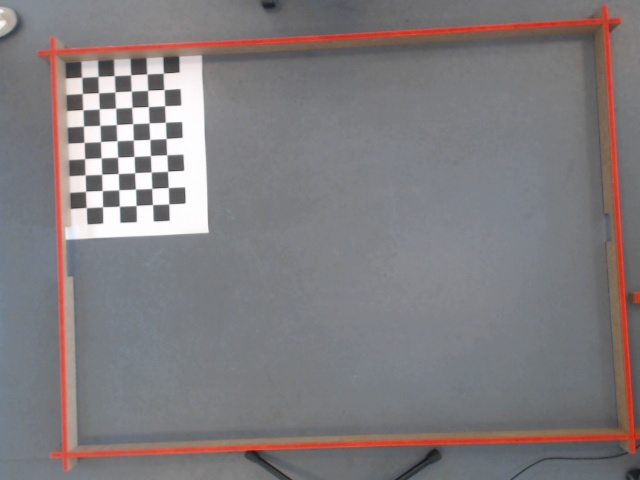
#> input picture images/calib0.jpg, 640 x 480 px
$ python -i CourseDetection.py   (imports and definitions only)
#> lines starting #> are read from the running program, lines starting #| are printed output that depends on the picture; after the words box and inside, x2 and y2 are one past the last pixel; in counts of white or black regions, pixels touching at a corner belong together
#> further down, picture is the input picture: shape (480, 640, 3); mean B, G, R 126.6, 124.3, 128.6
import cv2 as cv
import numpy as np
import Globals as G


def get_masks_from_frame(frame):

    # Define color ranges
    red_lower_1 = np.array([0, 126, 133], dtype="uint8")
    red_upper_1 = np.array([6, 255, 255], dtype="uint8")

    red_lower_2 = np.array([169, 168, 187], dtype="uint8")
    red_upper_2 = np.array([179, 255, 255], dtype="uint8")

    orange_lower = np.array([10, 102, 203], dtype="uint8")
    orange_upper = np.array([36, 255, 255], dtype="uint8")

    white_lower = np.array([0, 0, 200], dtype="uint8")
    white_upper = np.array([179, 35, 255], dtype="uint8")

    blur_frame = cv.GaussianBlur(frame, (3, 3), 0)  # Add blur
    hsv_frame = cv.cvtColor(blur_frame, cv.COLOR_BGR2HSV)  # Convert from RGB to HSV
#> hsv_frame: shape (480, 640, 3); mean H, S, V 93.3, 23.1, 134.2

    # Create masks for red, orange and white
    mask_red_1 = cv.inRange(hsv_frame, red_lower_1, red_upper_1)
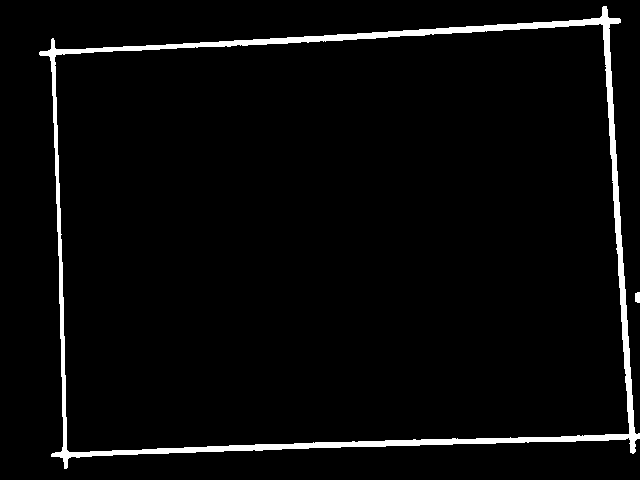
#> mask_red_1: shape (480, 640); 3.6% white; 2 white regions, box (x1, y1, x2, y2) and area: (39, 6, 640, 469) 10893, (635, 292, 640, 303) 51
    mask_red_2 = cv.inRange(hsv_frame, red_lower_2, red_upper_2)
#> mask_red_2: shape (480, 640); every value is 0
    mask_red = cv.bitwise_or(mask_red_1, mask_red_2)
    mask_orange = cv.inRange(hsv_frame, orange_lower, orange_upper)
    mask_white = cv.inRange(hsv_frame, white_lower, white_upper)
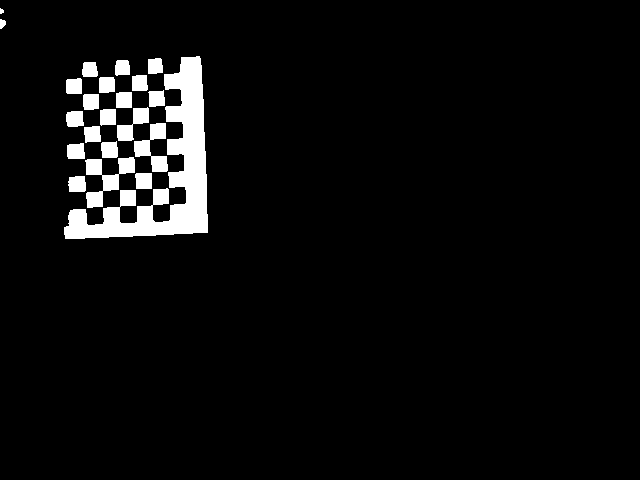
#> mask_white: shape (480, 640); 4.7% white; 22 white regions (1 under 20 px), largest, box (x1, y1, x2, y2) and area: (64, 56, 208, 239) 8128, (85, 157, 135, 208) 1027, (134, 123, 168, 172) 763

    # Apply dilation
    obstacle_kernel = np.ones((45, 45), np.uint8)
    ball_kernel = np.ones((3, 3), np.uint8)
    mask_white = cv.dilate(mask_white, ball_kernel)
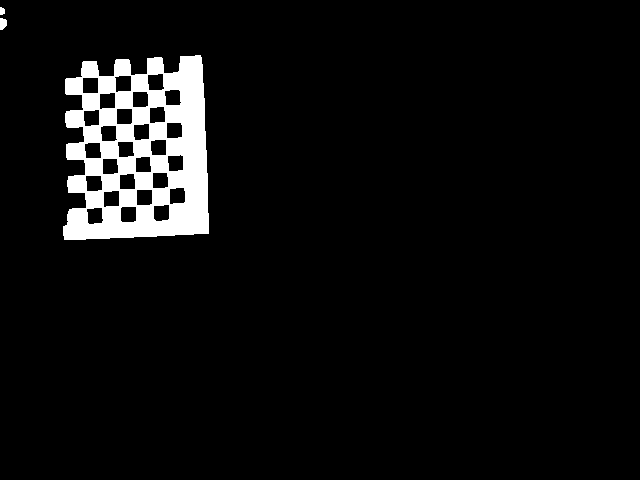
#> mask_white: shape (480, 640); 5.6% white; 3 white regions, box (x1, y1, x2, y2) and area: (63, 55, 209, 240) 17040, (0, 18, 7, 30) 69, (0, 7, 5, 15) 34
    mask_orange = cv.dilate(mask_orange, ball_kernel)
    mask_red = cv.dilate(mask_red, obstacle_kernel)
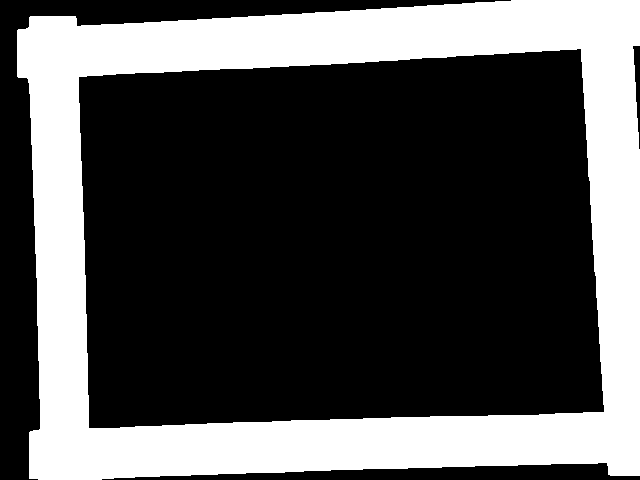
#> mask_red: shape (480, 640); 32.1% white; 1 white region, box (x1, y1, x2, y2) and area: (17, 0, 640, 480) 98581
    mask_ball = cv.bitwise_or(mask_orange, mask_white)
    cv.imwrite('border.jpg', mask_red)

    masks = {
        'red': mask_red,
        'balls': mask_ball,
    }

    return masks


def find_clusters(mask):
    amount, labels, stats, _ = cv.connectedComponentsWithStats(mask, connectivity=4)
    clusters = {
        'amount': amount - 1,  # Subtract 1 to exclude the background
        #  'labels': labels[1:], # Returns an array of the labels of the clusters, but we don't need it for now
        'stats': stats[1:]  # Information about each cluster. Used to find the center of each cluster
    }
    return clusters


# Returns a list of centers for each cluster
def find_clusters_center(stats):
    centers = []
    for stat in stats:
        # Calculate the center of the blob
        x = stat[cv.CC_STAT_LEFT] + stat[cv.CC_STAT_WIDTH] // 2
        y = stat[cv.CC_STAT_TOP] + stat[cv.CC_STAT_HEIGHT] // 2
        centers.append((x, y))
    return centers


def get_grid(masks):
    G.BALLS = find_clusters_center(find_clusters(masks['balls'])['stats'])
    coordinates = np.argwhere(masks['red'] != 0)
    grid = np.zeros_like(masks['red'])
    for center in G.BALLS:
        grid[center[1], center[0]] = 2
    grid[coordinates[:, 0], coordinates[:, 1]] = 1
    return grid

>>> import cv2
>>> picture = cv2.imread('../../../images/calib0.jpg')
>>> result = get_masks_from_frame(picture)
#> result = 2 items

$ run again, on images/calib1.jpg
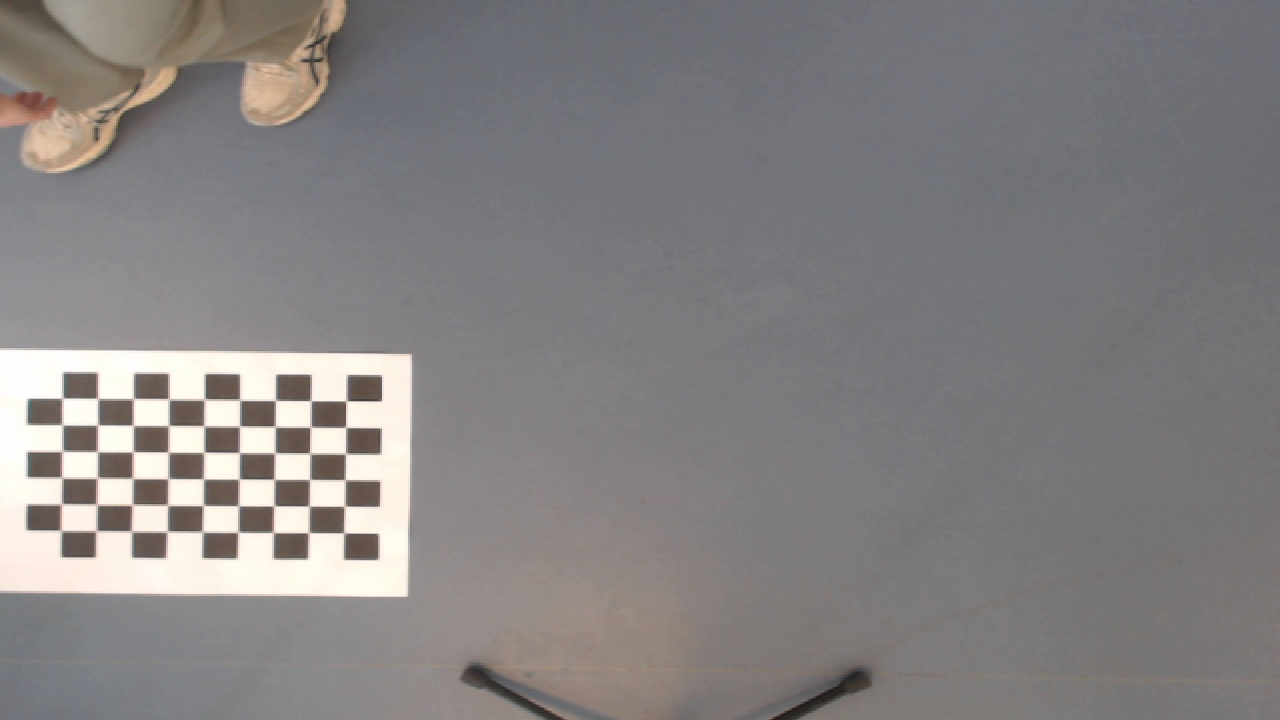
#> input picture images/calib1.jpg, 1280 x 720 px
#> picture is the input picture: shape (720, 1280, 3); mean B, G, R 129.8, 129.7, 132.5
#> hsv_frame: shape (720, 1280, 3); mean H, S, V 80.3, 13.9, 134.9
#> mask_red_1: shape (720, 1280); every value is 0
#> in get_masks_from_frame, `mask_white = cv.inRange(hsv_frame, white_lower, white_upper)`:
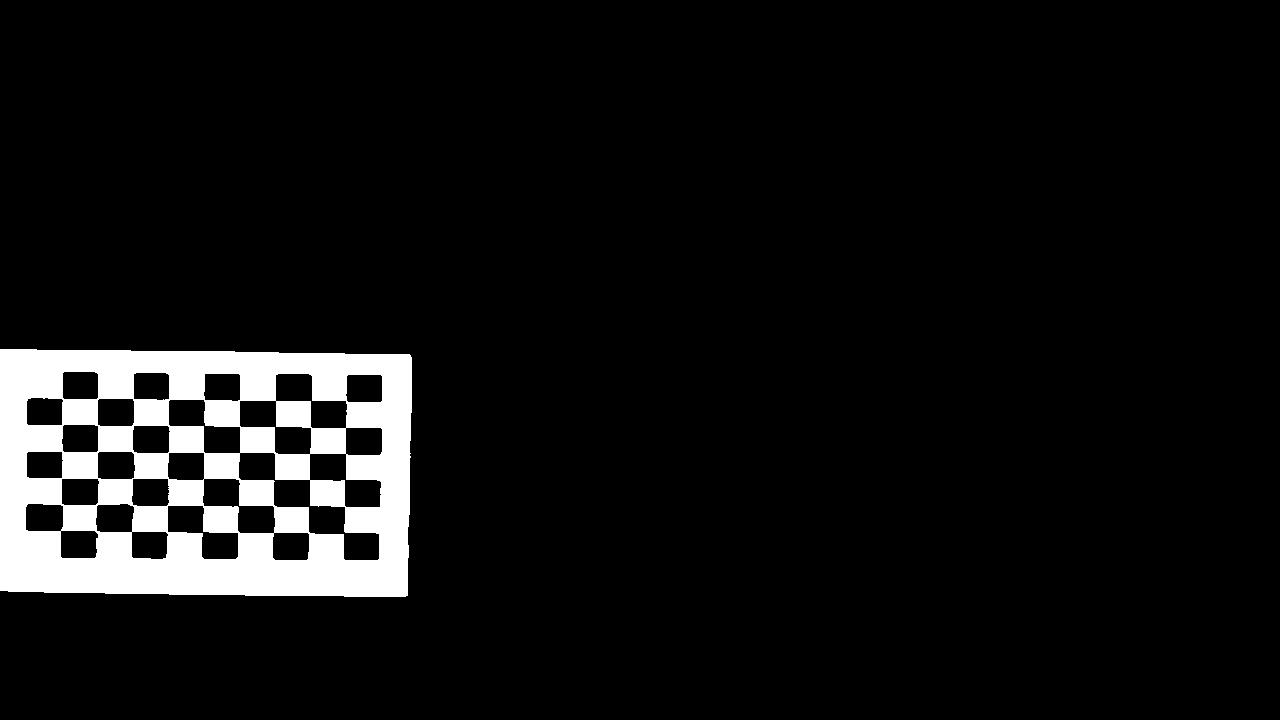
#> mask_white: shape (720, 1280); 7.2% white; 1 white region, box (x1, y1, x2, y2) and area: (0, 349, 412, 597) 66602
#> in get_masks_from_frame, `mask_white = cv.dilate(mask_white, ball_kernel)`:
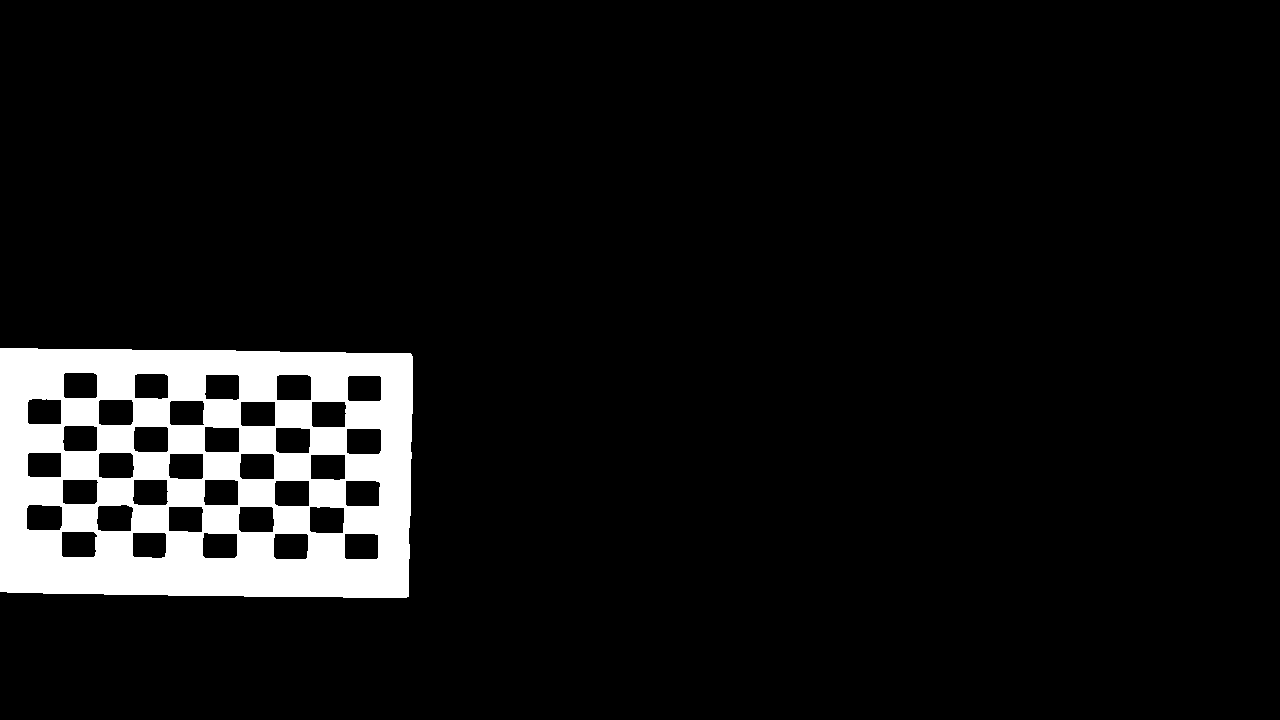
#> mask_white: shape (720, 1280); 7.8% white; 1 white region, box (x1, y1, x2, y2) and area: (0, 348, 413, 598) 71987
#> result = 2 items

$ run again, on images/calib10.jpg
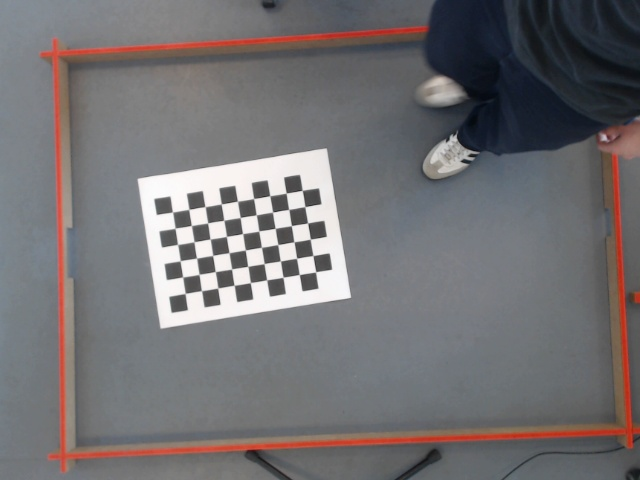
#> input picture images/calib10.jpg, 640 x 480 px
#> picture is the input picture: shape (480, 640, 3); mean B, G, R 114.6, 112.6, 115.2
#> hsv_frame: shape (480, 640, 3); mean H, S, V 82.4, 29.9, 121.4
#> in get_masks_from_frame, `mask_red_1 = cv.inRange(hsv_frame, red_lower_1, red_upper_1)`:
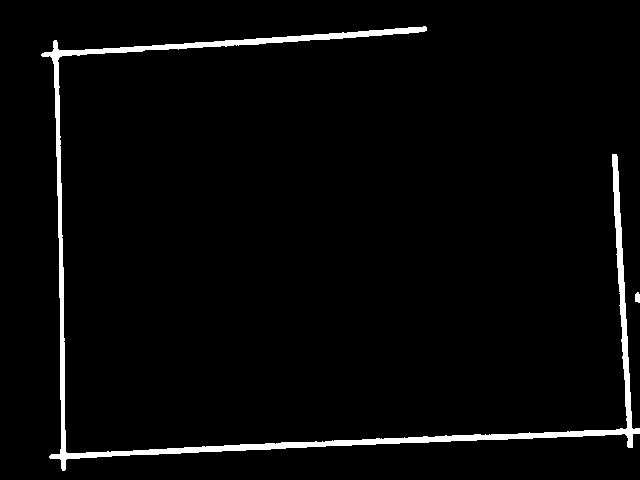
#> mask_red_1: shape (480, 640); 3% white; 2 white regions, box (x1, y1, x2, y2) and area: (41, 26, 640, 471) 9131, (635, 292, 640, 303) 47
#> mask_red_2: shape (480, 640); every value is 0
#> in get_masks_from_frame, `mask_red = cv.dilate(mask_red, obstacle_kernel)`:
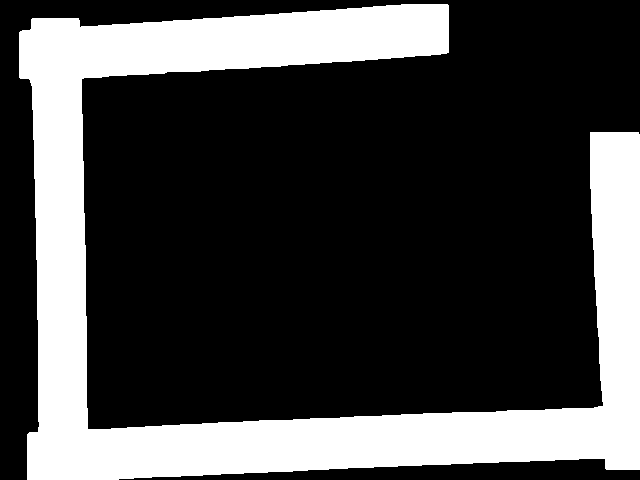
#> mask_red: shape (480, 640); 27.6% white; 1 white region, box (x1, y1, x2, y2) and area: (19, 4, 640, 480) 84672
#> result = 2 items

$ run again, on images/calib11.jpg
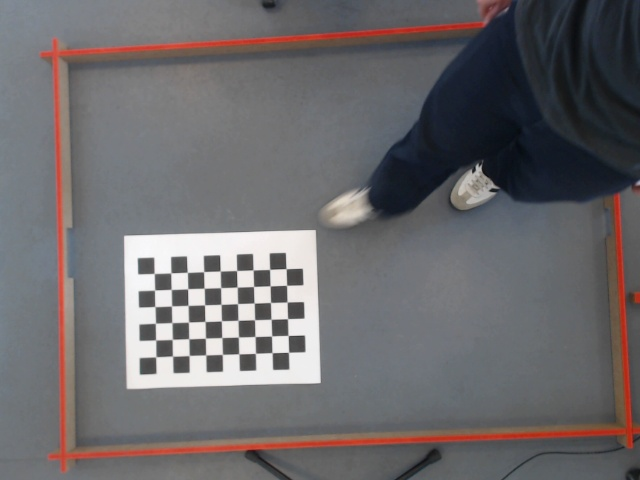
#> input picture images/calib11.jpg, 640 x 480 px
#> picture is the input picture: shape (480, 640, 3); mean B, G, R 107.5, 105.2, 107.9
#> hsv_frame: shape (480, 640, 3); mean H, S, V 84.1, 32.4, 114
#> in get_masks_from_frame, `mask_red_1 = cv.inRange(hsv_frame, red_lower_1, red_upper_1)`:
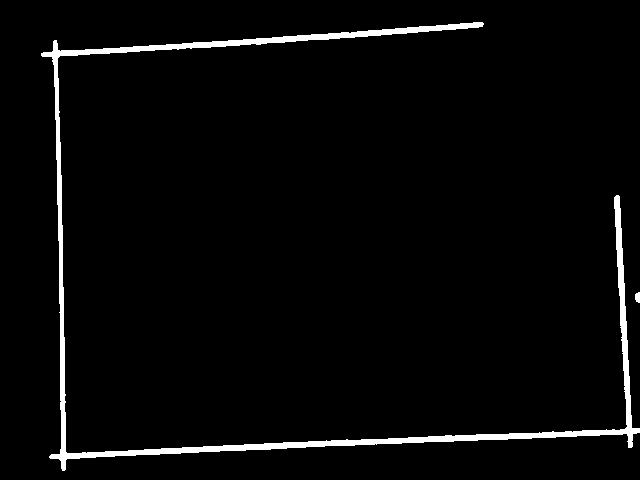
#> mask_red_1: shape (480, 640); 3% white; 2 white regions, box (x1, y1, x2, y2) and area: (41, 22, 640, 471) 9315, (635, 292, 640, 303) 46
#> mask_red_2: shape (480, 640); every value is 0
#> in get_masks_from_frame, `mask_red = cv.dilate(mask_red, obstacle_kernel)`:
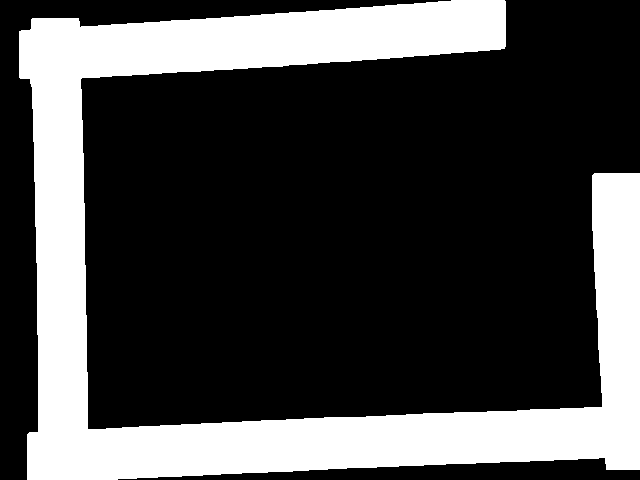
#> mask_red: shape (480, 640); 27.9% white; 1 white region, box (x1, y1, x2, y2) and area: (19, 0, 640, 480) 85695
#> result = 2 items
